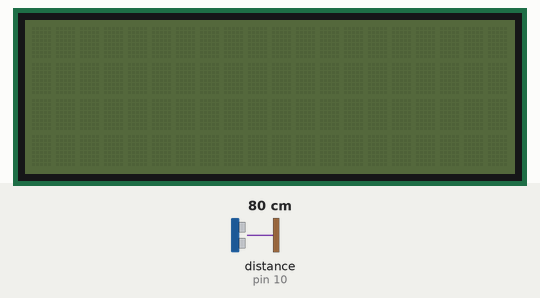
This sketch was run on a simulated Arduino Uno, built with avr-gcc and run on an emulated ATmega328P. Shown: 20×4 character LCD. Wiring (inferred from the names in the program): ultrasonic range finder: trigger pin 9; echo pin 10. The inputs (shaded band) are chosen by the test bench; at power-on: distance to the obstacle (sensor on pin 10) 80 cm. The echo pulse lasts 58.3 µs per cm; what the sketch prints to the serial monitor is not drawn.

Above: at 1.3 s.
1.4 s: distance to the obstacle (sensor on pin 10) set to 2 cm
At 2.5 s:
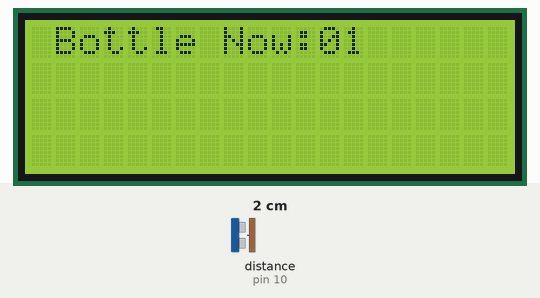
At 14.3 s:
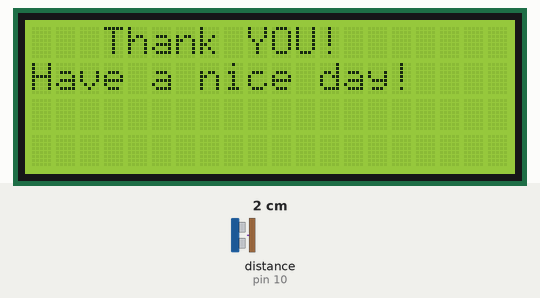
Timing chart, 0 to 15.8 s (numbered marks = the images above; inputs shaded):
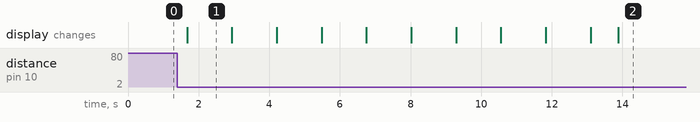

The sketch:

AutoBIn.ino
```cpp
#include <Wire.h>
#include <LiquidCrystal_I2C.h>
LiquidCrystal_I2C lcd(0x27, 20, 4);
const int trigPin = 9;
const int echoPin = 10;
long duration;
int distance;
int NumberOFBottles;

void setup() {
  pinMode (trigPin, OUTPUT);
  pinMode (echoPin, INPUT);
  Serial.begin(9600);
  lcd.init();
  lcd.init();

}

void loop() {
  delay(250);
  digitalWrite(trigPin, LOW);
  delayMicroseconds(2);

  digitalWrite(trigPin, HIGH);
  delayMicroseconds(10);
  digitalWrite(trigPin, LOW);

  duration = pulseIn(echoPin, HIGH);
  distance = duration * 0.034 / 2;
  Serial.print("distance: ");
  Serial.print(distance);
  Serial.println(" cm");

  BottleWater();
  lineNOtfly();
}

void BottleWater() {
  if (distance <= 10) {
    NumberOFBottles = NumberOFBottles + 1;
    Serial.print("Bottle water: ");
    Serial.println(NumberOFBottles);
    LCDI2C();
    delay(1000);
  }
}
void lineNOtfly() {
  if (NumberOFBottles >= 10) {
    NumberOFBottles = 0;
    Serial.println("Line");
    delay(2000);
  }
}
void LCDI2C() {
  NUMBER();

}
void NUMBER() {
  if (NumberOFBottles < 10) {
    lcd.backlight();
    lcd.clear();
    lcd.setCursor(1, 0);         //บรรทัดบน=0
    lcd.print("Bottle Now:");
    lcd.setCursor(12, 0);
    lcd.print("0");
    lcd.setCursor(13, 0);       //บรรทัดล่าง=1
    lcd.print(NumberOFBottles);

  }
  else  {
    lcd.backlight();
    lcd.clear();
    lcd.setCursor(1, 0);         //บรรทัดบน=0
    lcd.print("Bottle Now:");
    lcd.setCursor(12, 0);       //บรรทัดล่าง=1
    lcd.print(NumberOFBottles);
    delay(750);
    lcd.clear();
    lcd.setCursor(3, 0);
    lcd.print("Thank YOU!");
    lcd.setCursor(0, 1);
    lcd.print("Have a nice day!");


  }
}
```

Measured:
- after the input at 1.4 s, the display: changes after 0.27 s (image 1)
